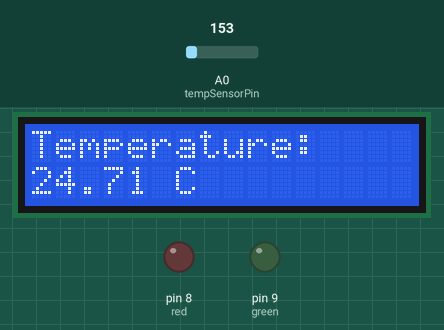
This sketch was run on a simulated Arduino Uno, built with avr-gcc and run on an emulated ATmega328P. Shown: 16×2 character LCD, output pins drawn as LEDs (lit = HIGH). Inputs (shaded band) come from the test bench; at power-on: A0 (tempSensorPin) = 153. What the sketch prints to the serial monitor is not drawn.

Above: at 1.6 s.
2.8 s: A0 (tempSensorPin) set to 162
At 5.8 s:
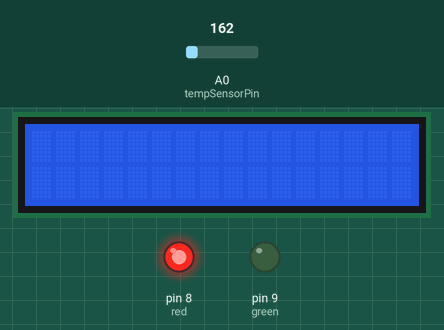
6.0 s: A0 (tempSensorPin) set to 175
At 6.4 s:
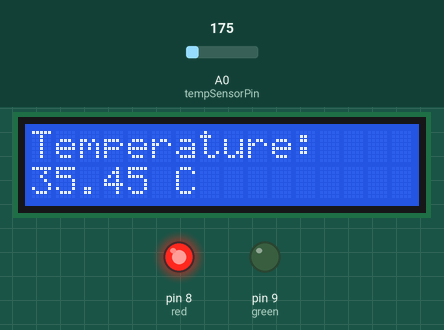
8.0 s: A0 (tempSensorPin) set to 165
At 9.5 s:
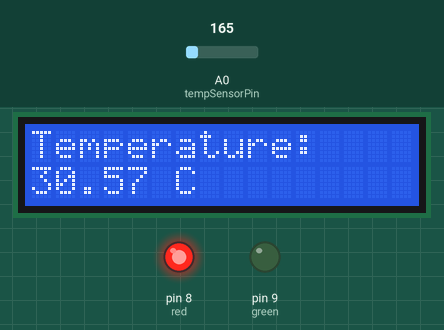
Timing chart, 0 to 11.0 s (numbered marks = the images above; inputs shaded):
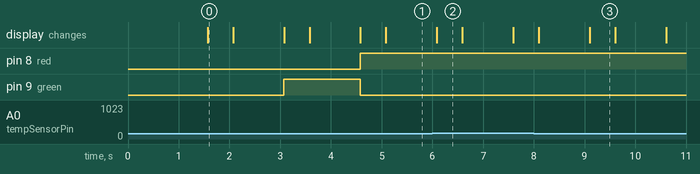

Measured:
- the behaviour switches between 153 and 154 on A0 (tempSensorPin) (found by bisection; images 0 and 1)
- after the input at 2.8 s, pin 8 (red): LOW → HIGH after 1.8 s; the display: first changes after 0.28 s (image 1 shows a later state)
- after the input at 6.0 s, the display: changes after 0.09 s (image 2)
- after the input at 8.0 s, the display: first differs from a run without the input after 1.1 s (image 3)
- what the display in image 0 shows lasts 0.5 s, from 1.6 s to 2.1 s

The sketch:

TEMP_36_LCD.ino
```cpp
#include <LiquidCrystal.h>
//tmp36
//Flat side out : 1 pin -> 5v, 2 pin -> AO, 3 -> GND

const int tempSensorPin = A0;
const float TO_HIGH = 25.00;
const int red = 8;
const int green = 9;

const int rs = 12, en = 11, d4 = 5, d5 = 4, d6 = 3, d7 = 2;
LiquidCrystal lcd(rs, en, d4, d5, d6, d7);


void setup() {
  pinMode(red, OUTPUT);
  pinMode(green, OUTPUT);
  //LCD
  lcd.begin(16, 2);
  lcd.print("  Thermometer");
  delay(1500);
  lcd.clear();

  Serial.begin(9600);
}

void loop() {
  int sensorValue = analogRead(tempSensorPin);
  float millivolts = (sensorValue / 1024.0) * 5000; // Convert the analog reading to millivolts
  float temperatureC = (millivolts - 500) / 10; // Convert millivolts to Celsius

  Serial.print("Temperature: ");
  Serial.print(temperatureC);
  Serial.println("°C");

  lcd.print("Temperature: ");
  lcd.setCursor(0, 1);
  lcd.print(temperatureC);
  lcd.print(" C");
  delay(500);
  lcd.clear();

  delay(1000);
  if(temperatureC >= TO_HIGH) {
    digitalWrite(red, HIGH);
    digitalWrite(green, LOW);

  }
  else {
    digitalWrite(red, LOW);
    digitalWrite(green, HIGH);
  }
}
```
